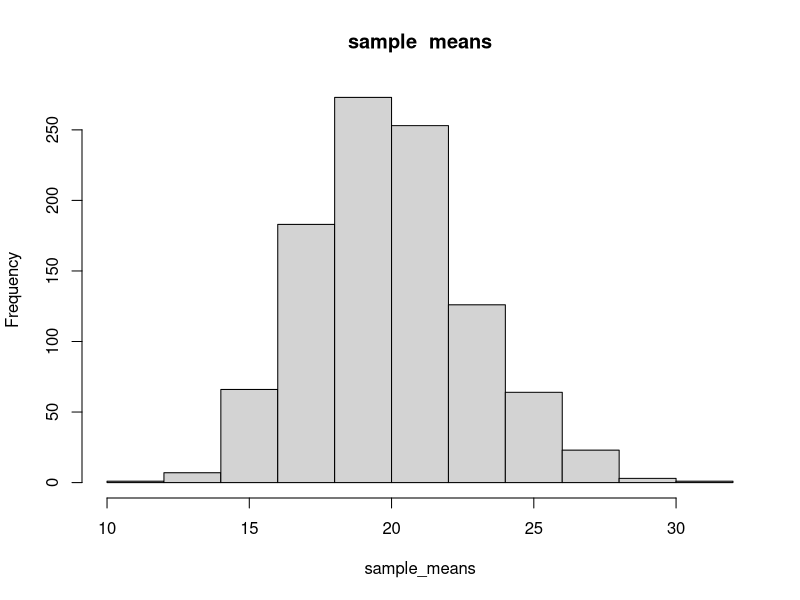
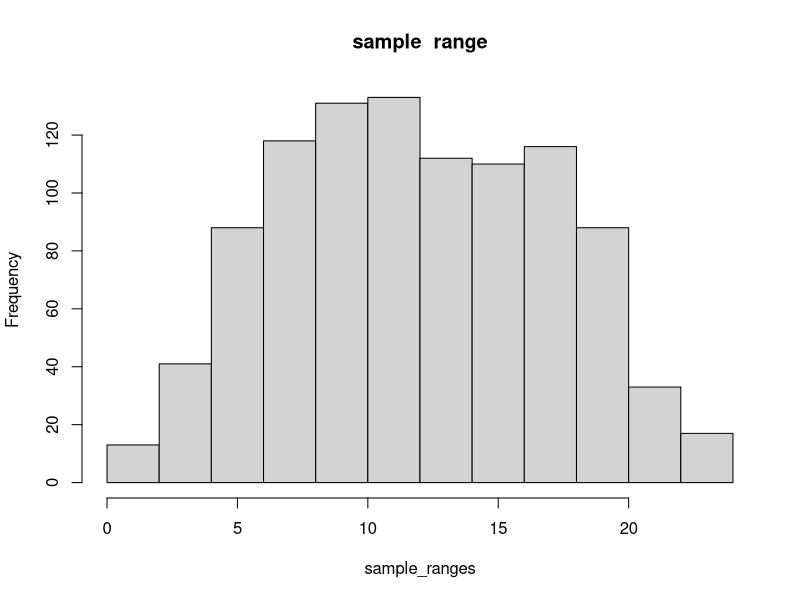

The R script that drew these images, in order:
# **Sampling distribution** 
#Obtain the sampling distribution of some statistic using repeated samples and represent it by a histogram.
#Population
#Observations on ‘mpg’ variable in ‘mtcars’ data set is taken as population values.
x<-mtcars$mpg
#Generating all possible random samples
#From the above vector of values a random sample of size 4 with replacement is generated using sample() function in R.
sample<-sample(x,size=4,replace = TRUE)
sample
#Now, we need more samples from this population to plot the sampling distribution of 
#the statistic under study. replicate() function is used to generate some 1000 samples 
#from this population
#samples<-replicate(1000,sample(x,size=4,replace  =  TRUE))
#Statistics such as sample mean, range, etc. can be computed for each sample using 
#replicate() function in R. For example,
sample_means<-replicate(1000,mean(sample(x,size=4,replace  = TRUE)))
#A plot of sampling distribution of sample mean is obtained using
hist(sample_means,main="sample  means")
#The sampling distribution of sample range is obtained as follows
sample_ranges<-replicate(1000,diff(range(sample(x,size=4,replace= TRUE))))
hist(sample_ranges,main="sample  range")


